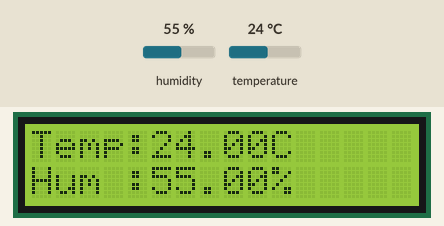
Recording of a sketch running on a simulated Arduino Uno, built with avr-gcc and run on an emulated ATmega328P. Shown: 16×2 character LCD. The test bench sets the inputs (shaded band); at power-on: humidity 55 %, temperature 24 °C.

Above: at 1.2 s.
1.3 s: humidity set to 22 %
At 3.4 s:
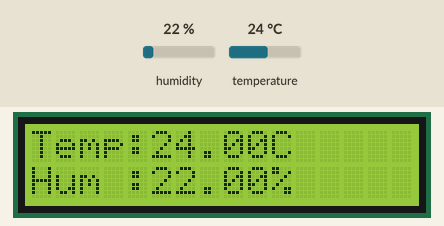
4.0 s: temperature set to 12 °C
At 5.5 s:
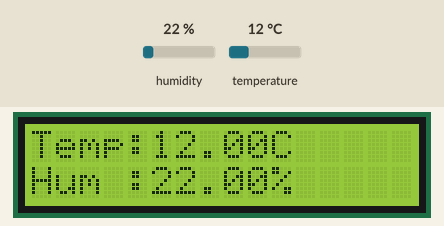
6.7 s: humidity set to 40 %
At 9.5 s:
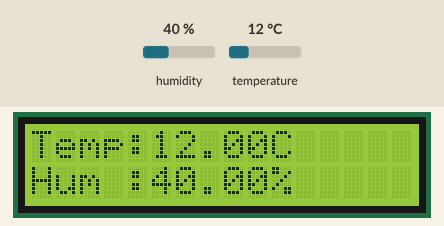
9.8 s: temperature set to 19 °C
At 10.7 s:
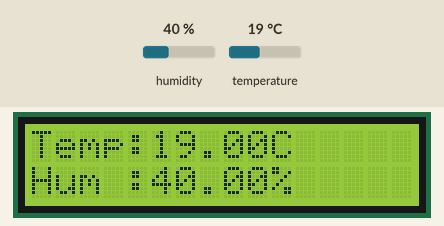
Timing chart, 0 to 12.8 s (numbered marks = the images above; inputs shaded):
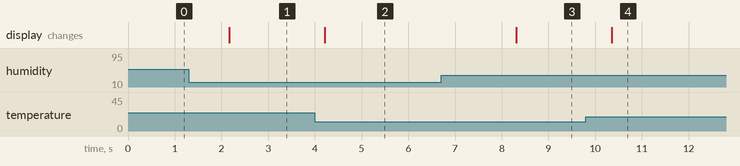

Measured:
- after the input at 1.3 s, the display: changes after 0.86 s (image 1)
- after the input at 4.0 s, the display: changes after 0.21 s (image 2)
- after the input at 6.7 s, the display: changes after 1.6 s (image 3)
- after the input at 9.8 s, the display: changes after 0.56 s (image 4)

The sketch:

DHT11_LCD_DISPLAY.ino
```cpp
#include <Wire.h>
#include <LiquidCrystal_I2C.h>
#include <DHT.h>
#define DHTPIN 2
#define DHTTYPE DHT11
DHT dht(DHTPIN, DHTTYPE);
LiquidCrystal_I2C lcd(0x27, 16, 2); //0X3F
void setup()
{
  dht.begin();
  lcd.init();
  lcd.backlight();
}
void loop()
{
  float temp = dht.readTemperature();
  float hum  = dht.readHumidity();
  lcd.clear();
  lcd.setCursor(0, 0);
  lcd.print("Temp:");
  lcd.print(temp);
  lcd.print("C");
  lcd.setCursor(0, 1);
  lcd.print("Hum :");
  lcd.print(hum);
  lcd.print("%");
  delay(2000);
}
```
